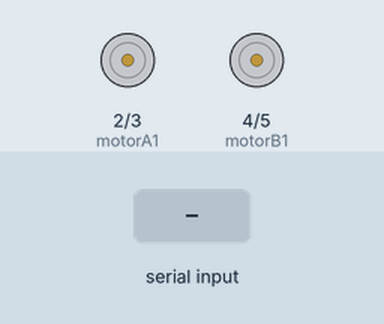
Recording of a sketch running on a simulated Arduino Uno, built with avr-gcc and run on an emulated ATmega328P. Parts: motor-driver pin pairs drawn as motors (green arrow = first pin HIGH = forward, orange = second pin HIGH = backward, longer = more drive). Inputs (shaded band) come from the test bench.

Above: at 1.2 s.
1.3 s: "F" received over the second serial link
At 2.1 s:
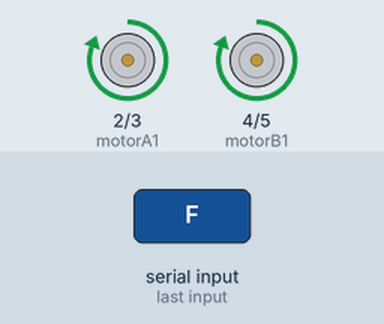
2.8 s: "B" received over the second serial link
At 3.2 s:
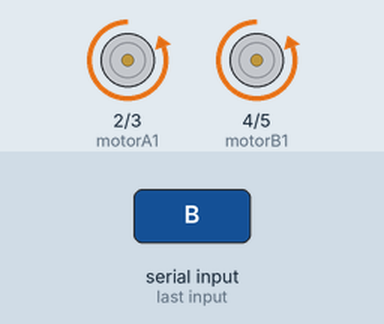
4.3 s: "L" received over the second serial link
At 5.5 s:
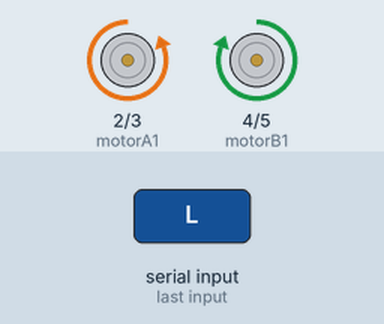
5.8 s: "R" received over the second serial link
At 6.7 s:
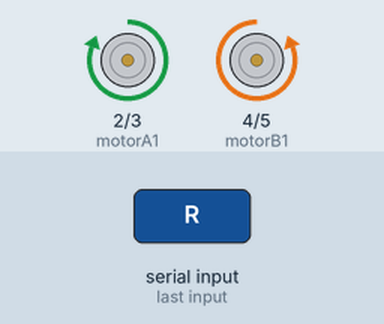
7.3 s: "S" received over the second serial link
At 7.9 s:
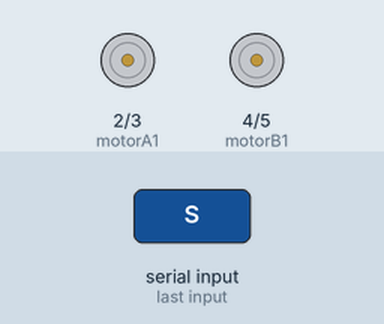
Timing chart, 0 to 9.8 s (numbered marks = the images above; inputs shaded):
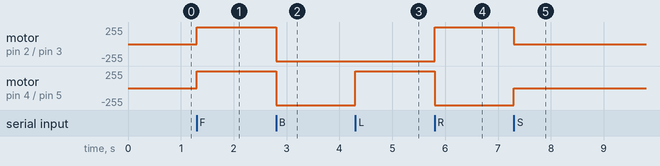

The sketch:

MotorControl.ino
```cpp
#include <SoftwareSerial.h>

// Bluetooth module pins
#define bluetoothTx 1 // TX pin of Bluetooth should be connected to pin 1 of Arduino
#define bluetoothRx 0 // RX pin of Bluetooth should be connected to pin 0 of Arduino

SoftwareSerial bluetooth(bluetoothTx, bluetoothRx);

// Motor Driver pins
#define motorA1 2
#define motorA2 3
#define motorB1 4
#define motorB2 5

void setup() {
  // Setup motor pins as outputs
  pinMode(motorA1, OUTPUT);
  pinMode(motorA2, OUTPUT);
  pinMode(motorB1, OUTPUT);
  pinMode(motorB2, OUTPUT);

  // Setup Bluetooth serial connection
  bluetooth.begin(9600);
}

void loop() {
  if (bluetooth.available() > 0) {
    char command = bluetooth.read();
    // Control robot movement based on received commands
    switch(command) {
      case 'F':
        moveForward();
        break;
      case 'B':
        moveBackward();
        break;
      case 'L':
        turnLeft();
        break;
      case 'R':
        turnRight();
        break;
      case 'S':
        stopRobot();
        break;
    }
  }
}

void moveForward() {
  digitalWrite(motorA1, HIGH);
  digitalWrite(motorA2, LOW);
  digitalWrite(motorB1, HIGH);
  digitalWrite(motorB2, LOW);
}

void moveBackward() {
  digitalWrite(motorA1, LOW);
  digitalWrite(motorA2, HIGH);
  digitalWrite(motorB1, LOW);
  digitalWrite(motorB2, HIGH);
}

void turnLeft() {
  digitalWrite(motorA1, LOW);
  digitalWrite(motorA2, HIGH);
  digitalWrite(motorB1, HIGH);
  digitalWrite(motorB2, LOW);
}

void turnRight() {
  digitalWrite(motorA1, HIGH);
  digitalWrite(motorA2, LOW);
  digitalWrite(motorB1, LOW);
  digitalWrite(motorB2, HIGH);
}

void stopRobot() {
  digitalWrite(motorA1, LOW);
  digitalWrite(motorA2, LOW);
  digitalWrite(motorB1, LOW);
  digitalWrite(motorB2, LOW);
}
```

Measured:
- after the input at 1.3 s, motor on pin 2 (motorA1) / pin 3 (motorA2), motor on pin 4 (motorB1) / pin 5 (motorB2): stopped → forward 255/255 at once
- after the input at 2.8 s, motor on pin 2 (motorA1) / pin 3 (motorA2), motor on pin 4 (motorB1) / pin 5 (motorB2): forward 255/255 → backward 255/255 at once
- after the input at 4.3 s, motor on pin 4 (motorB1) / pin 5 (motorB2): backward 255/255 → forward 255/255 at once
- after the input at 5.8 s, motor on pin 2 (motorA1) / pin 3 (motorA2): backward 255/255 → forward 255/255 at once; motor on pin 4 (motorB1) / pin 5 (motorB2): forward 255/255 → backward 255/255 at once
- after the input at 7.3 s, motor on pin 2 (motorA1) / pin 3 (motorA2): forward 255/255 → stopped at once; motor on pin 4 (motorB1) / pin 5 (motorB2): backward 255/255 → stopped at once
